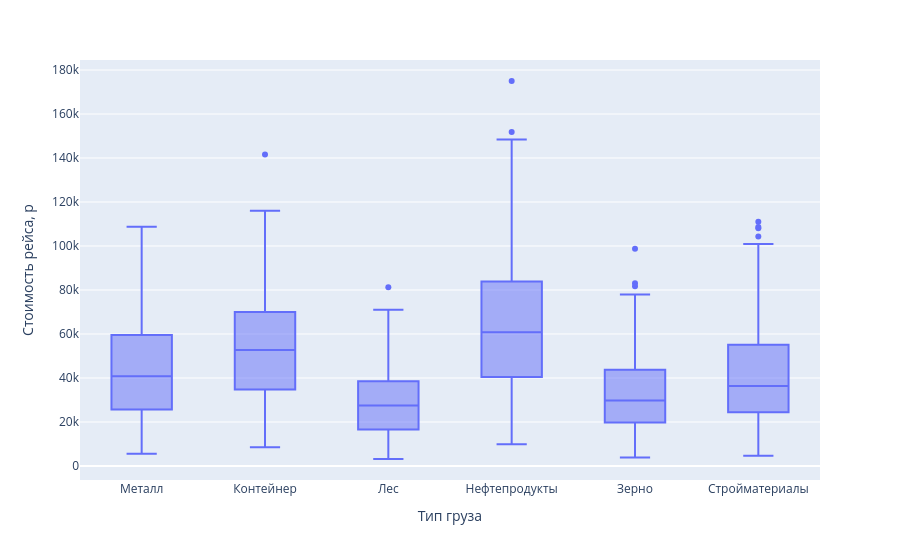

Here is the notebook cell this chart was saved with:
### Code cell
# 4)
fig=px.box(df, x='cargo_type', y='cost_rub',
           labels={"cargo_type": "Тип груза", "cost_rub": "Стоимость рейса, р"}
)
fig.show()

### Figure 1 — Plotly figure (JSON) as saved in the notebook; plotly's stock layout.template omitted (floating-point values rounded to 4 significant figures; data arrays with more than 128 entries replaced by an {"elided": "..."} marker saying what was removed)
{"data": [{"alignmentgroup": "True", "hovertemplate": "Тип груза=%{x}<br>Стоимость рейса, р=%{y}<extra></extra>", "legendgroup": "", "marker": {"color": "#636efa"}, "name": "", "notched": false, "offsetgroup": "", "orientation": "v", "showlegend": false, "type": "box", "x": {"elided": "910 str values"}, "x0": " ", "xaxis": "x", "y": {"elided": "910 int values"}, "y0": " ", "yaxis": "y"}], "layout": {"boxmode": "group", "legend": {"tracegroupgap": 0}, "margin": {"t": 60}, "xaxis": {"anchor": "y", "domain": [0, 1], "title": {"text": "Тип груза"}}, "yaxis": {"anchor": "x", "domain": [0, 1], "title": {"text": "Стоимость рейса, р"}}}}
